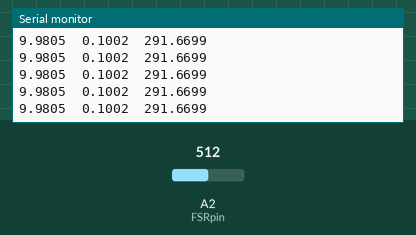
Simulated run of this sketch. Board: Arduino Uno, built with avr-gcc and run on an emulated ATmega328P. Shown: the last lines printed to the serial monitor. The inputs (shaded band) are chosen by the test bench; at power-on: A2 (FSRpin) = 512.

Above: at 1.2 s.
1.3 s: A2 (FSRpin) set to 1005
At 1.33 s:
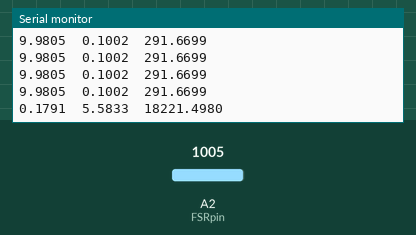
4.3 s: A2 (FSRpin) set to 1013
At 4.3 s:
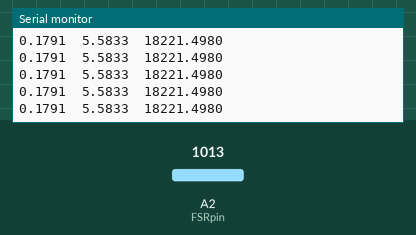
Timing chart, 0 to 7.3 s (numbered marks = the images above; inputs shaded):
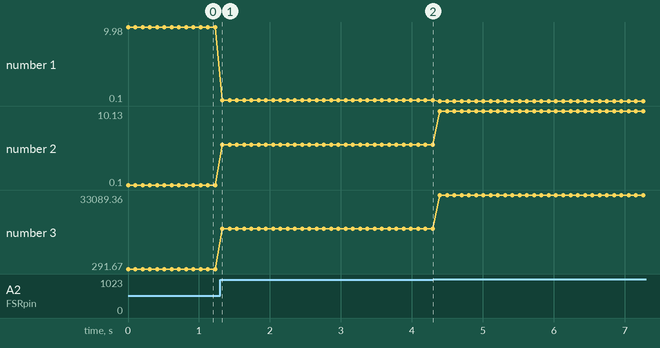

The sketch:

FSR_sensors_lab.ino
```cpp
const int FSRpin = A2;

const float Vin = 5.0; // voltage (in V) from Arduino Uno
const float Rm = 10.0; // constant 10 kilo Ohm measuring resistor in circuit

void setup()
{
  pinMode(FSRpin, INPUT);
  Serial.begin(9600);
}

void loop()
{
  int FSRcounts = analogRead(FSRpin); // get raw counts from FSR
//  Serial.println(FSRcounts);
  if (FSRcounts != 0){
    float FSRvoltage = FSRcounts*Vin/1023.0; // [V] maps raw analog output to a voltage from 0 to 5V
    float FSRresistance = Rm*(Vin/FSRvoltage - 1.0); // [kOhms] solve for FSR resistance from output voltage
    float FSRconductance = 1.0 / FSRresistance; //[1/kOhms] conductance is inverse of resistance
    float Force;

    // 4 Force-Conductance relationships derived from plots in specs.
    // Different relationship for different conductance ranges.
    if (FSRconductance <= 0.0025) {
      Force = 80000*FSRconductance; // [g]
    }
    else if  (0.0025<FSRconductance<=0.008) {
      Force =  145454*FSRconductance - 163.64; // [g]
    }
    else if (0.008<FSRconductance<=0.026) {
      Force = 222222.22*FSRconductance - 777.78; // [g]
    }
    else if (0.026<FSRconductance) { // <=0.041
      Force = 333333.33*FSRconductance - 3666.67; // [g]
    }
    else {
    }
    Force = 9.81*Force/1000.0; // [N] convert force to Newtons
    Serial.print(FSRresistance,4);
    Serial.print("\t");
    Serial.print(FSRconductance,4);
    Serial.print("\t");
    Serial.println(Force,4);
  }
  else{
//    Serial.println("No force detected");
  }

  delay(100);
}
```

Measured:
- after the input at 1.3 s, the serial monitor: prints a new line at once (image 1)
- plotted number 1: 9.98 → 0.18 after the input at 1.3 s, 0.18 → 0.1 after the input at 4.3 s
- plotted number 2: 0.1 → 5.58 after the input at 1.3 s, 5.58 → 10.13 after the input at 4.3 s
- plotted number 3: 291.67 → 18221.5 after the input at 1.3 s, 18221.5 → 33089.36 after the input at 4.3 s
